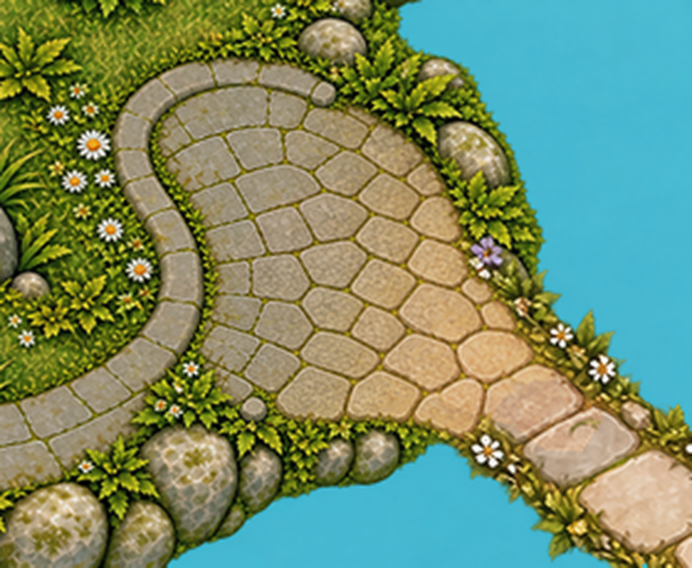
#> input picture Resources/garden/land09_interface_v2/source/generated.png, 1384 x 1136 px (shown at 1/2 size)
$ python build.py
#> lines starting #> are read from the running program, lines starting #| are printed output that depends on the picture; after the words box and inside, x2 and y2 are one past the last pixel; in counts of white or black regions, pixels touching at a corner belong together
from pathlib import Path
import sys,json
ROOT=Path(__file__).resolve().parents[3];OUT=Path(__file__).resolve().parent
sys.path.insert(0,str(ROOT/'Resources/road/.tools'))
from PIL import Image,ImageDraw,ImageChops
import numpy as np
im=Image.open(OUT/'source/generated.png').convert('RGBA').resize((1120,920),Image.Resampling.LANCZOS)
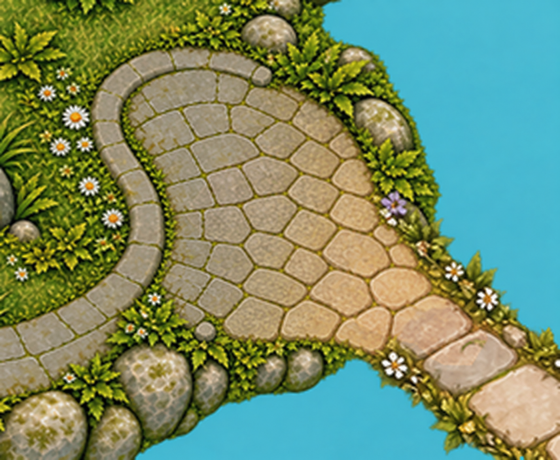
#> im: PIL image 1120x920 RGBA (shown at 1/2 size); mean R, G, B, A 119.3, 141, 105.3, 255
poly=[(77,55),(103,43),(126,28),(141,33),(156,50),(179,77),(181,100),(198,127),(222,146),(250,170),(229,191),(207,181),(172,176),(131,179),(105,175),(99,164),(98,145),(107,119),(96,99),(87,80)]
mask=Image.new('L',im.size);ImageDraw.Draw(mask).polygon([(x*4,y*4) for x,y in poly],fill=255)
#> after `mask = Image.new('L', im.size)`: mask: PIL image 1120x920 L; every value is 0
#> after `ImageDraw.Draw(mask).polygon([(x * 4, y * 4) for x, y in poly], fill=2`:
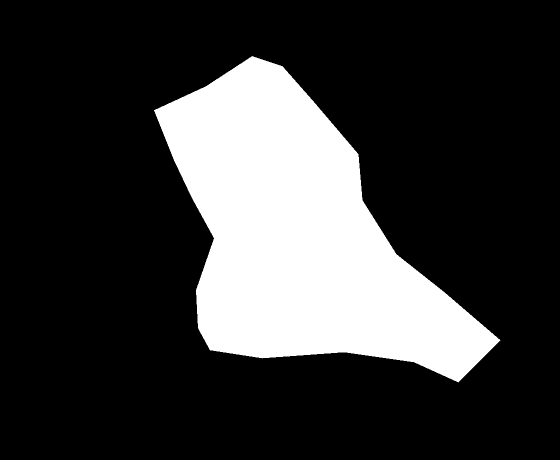
#> mask: PIL image 1120x920 L (shown at 1/2 size); 22.2% white; 1 white region, box (x1, y1, x2, y2) and area: (308, 112, 1001, 765) 228405
im.putalpha(mask);im=im.resize((280,230),Image.Resampling.LANCZOS)
#> after `im.putalpha(mask)`:
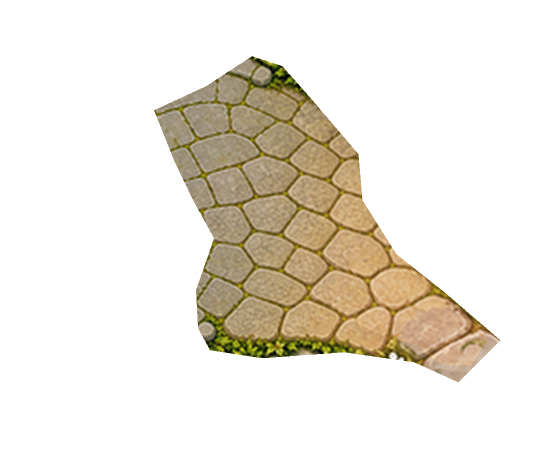
#> im: PIL image 1120x920 RGBA (shown at 1/2 size); mean R, G, B, A 119.3, 141, 105.3, 56.5; transparent parts drawn white
#> after `im = im.resize((280, 230), Image.Resampling.LANCZOS)`:
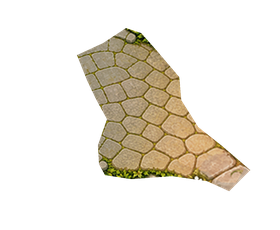
#> im: PIL image 280x230 RGBA; mean R, G, B, A 39.5, 34.1, 23.6, 56.5; transparent parts drawn white
overlay=Image.new('RGBA',(2400,1800));overlay.alpha_composite(im,(1250,1340))
#> after `overlay = Image.new('RGBA', (2400, 1800))`: overlay: PIL image 2400x1800 RGBA; every value is 0
#> after `overlay.alpha_composite(im, (1250, 1340))`:
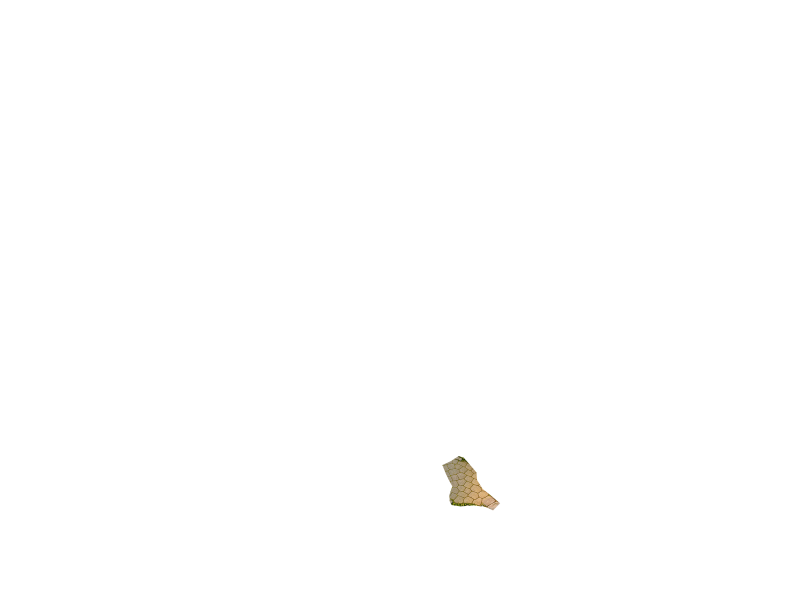
#> overlay: PIL image 2400x1800 RGBA (shown at 1/3 size); mean R, G, B, A 0.6, 0.5, 0.4, 0.8; transparent parts drawn white
overlay.save(OUT/'source/land09-broad-interface.png')
dest=ROOT/'mobile/assets/garden/infrastructure/land09-interface-v2';dest.mkdir(exist_ok=True)
overlay.save(dest/'land09-broad-interface.png')
#> (the run stopped early here; a loop or call above may not have finished)

$ run again, with Resources/garden/land09_interface_v2/source/runtime_arch_off.png copied over Resources/garden/land09_interface_v2/source/generated.png
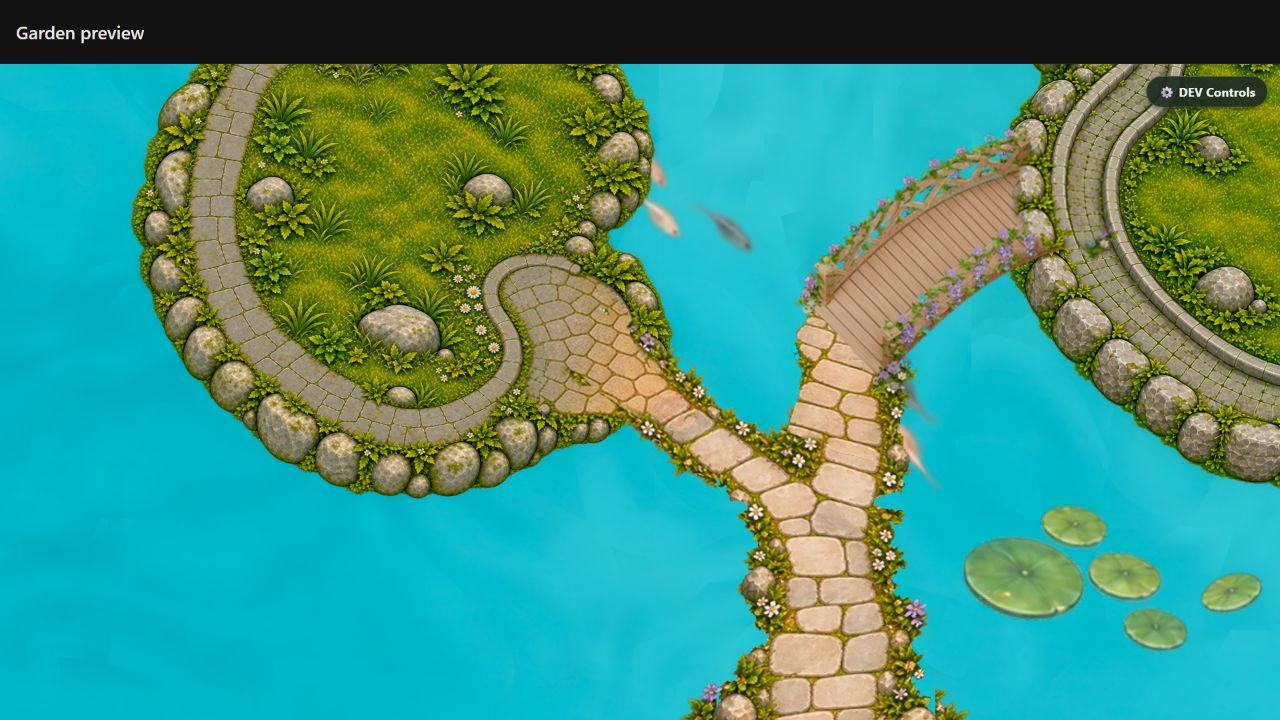
#> input picture Resources/garden/land09_interface_v2/source/runtime_arch_off.png, 1280 x 720 px
#> `im=Image.open(OUT/'source/generated.png').convert('RGBA').resize((1120..`:
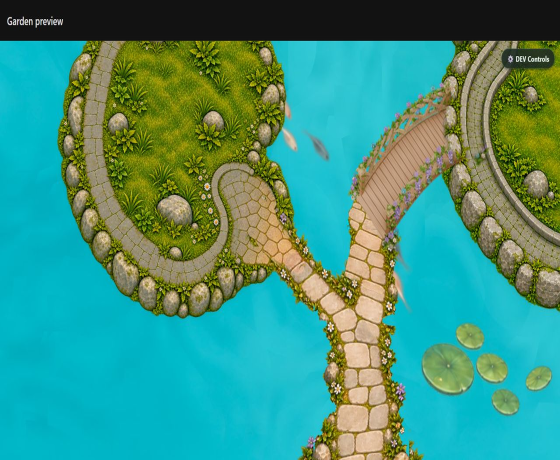
#> im: PIL image 1120x920 RGBA (shown at 1/2 size); mean R, G, B, A 64.6, 146.4, 125.4, 255
#> mask: PIL image 1120x920 L; every value is 0
#> mask: PIL image 1120x920 L; 22.2% white; 1 white region, box (x1, y1, x2, y2) and area: (308, 112, 1001, 765) 228405
#> `im = im.resize((280, 230), Image.Resampling.LANCZOS)`:
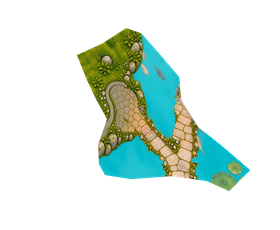
#> im: PIL image 280x230 RGBA; mean R, G, B, A 21.7, 36.8, 28.3, 56.5; transparent parts drawn white
#> overlay: PIL image 2400x1800 RGBA; every value is 0
